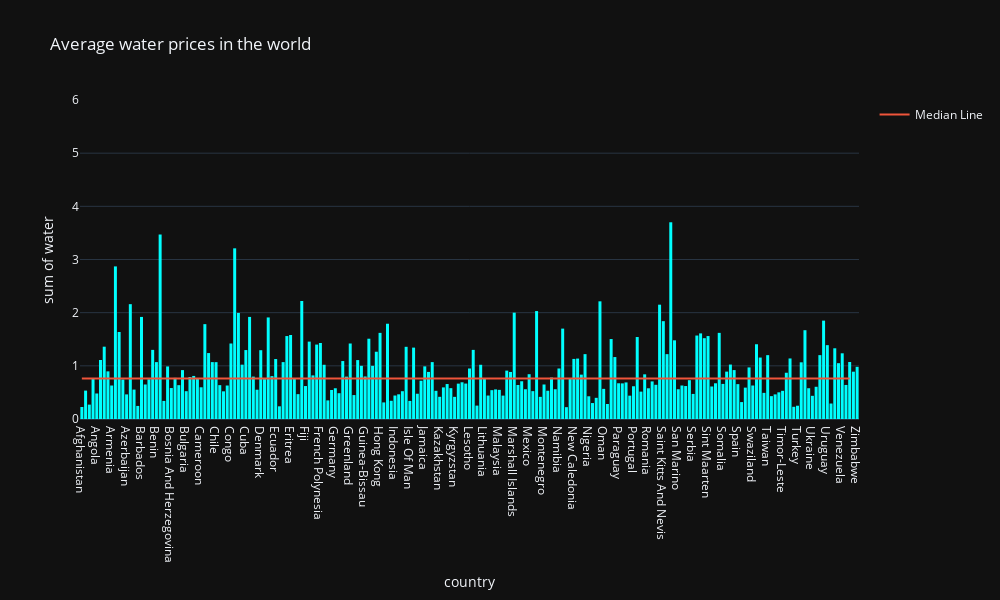

Write notebook code for a chart like this one.
### Code cell
df_temp = df[["country", "water"]]
df_temp = df_temp.dropna(subset = ["water"])
fig = px.histogram(df_temp.groupby(["country"]).mean().reset_index(), range_y = [0, df['water'].max() + 1], x = "country", y="water",
                   title="Average water prices in the world", color_discrete_sequence=["aqua"])
fig.add_scatter(x = ["Afghanistan", "Yemen"], y=[df['water'].median(), df['water'].median()], mode='lines', name='Median Line')
fig.update_layout(template="plotly_dark", width=1000, height=600)
fig

### Figure 1 — Plotly figure (JSON) as saved in the notebook; plotly's stock layout.template omitted (floating-point values rounded to 4 significant figures; data arrays with more than 128 entries replaced by an {"elided": "..."} marker saying what was removed)
{"data": [{"alignmentgroup": "True", "bingroup": "x", "histfunc": "sum", "hovertemplate": "country=%{x}<br>sum of water=%{y}<extra></extra>", "legendgroup": "", "marker": {"color": "aqua", "pattern": {"shape": ""}}, "name": "", "offsetgroup": "", "orientation": "v", "showlegend": false, "type": "histogram", "x": {"elided": "209 str values"}, "xaxis": "x", "y": {"elided": "209 float values"}, "yaxis": "y"}, {"mode": "lines", "name": "Median Line", "type": "scatter", "x": ["Afghanistan", "Yemen"], "y": [0.76, 0.76]}], "layout": {"barmode": "relative", "height": 600, "legend": {"tracegroupgap": 0}, "title": {"text": "Average water prices in the world"}, "width": 1000, "xaxis": {"anchor": "y", "autorange": true, "domain": [0, 1], "range": [-0.5, 208.5], "title": {"text": "country"}, "type": "category"}, "yaxis": {"anchor": "x", "domain": [0, 1], "range": [0, 6], "title": {"text": "sum of water"}, "type": "linear"}}}
